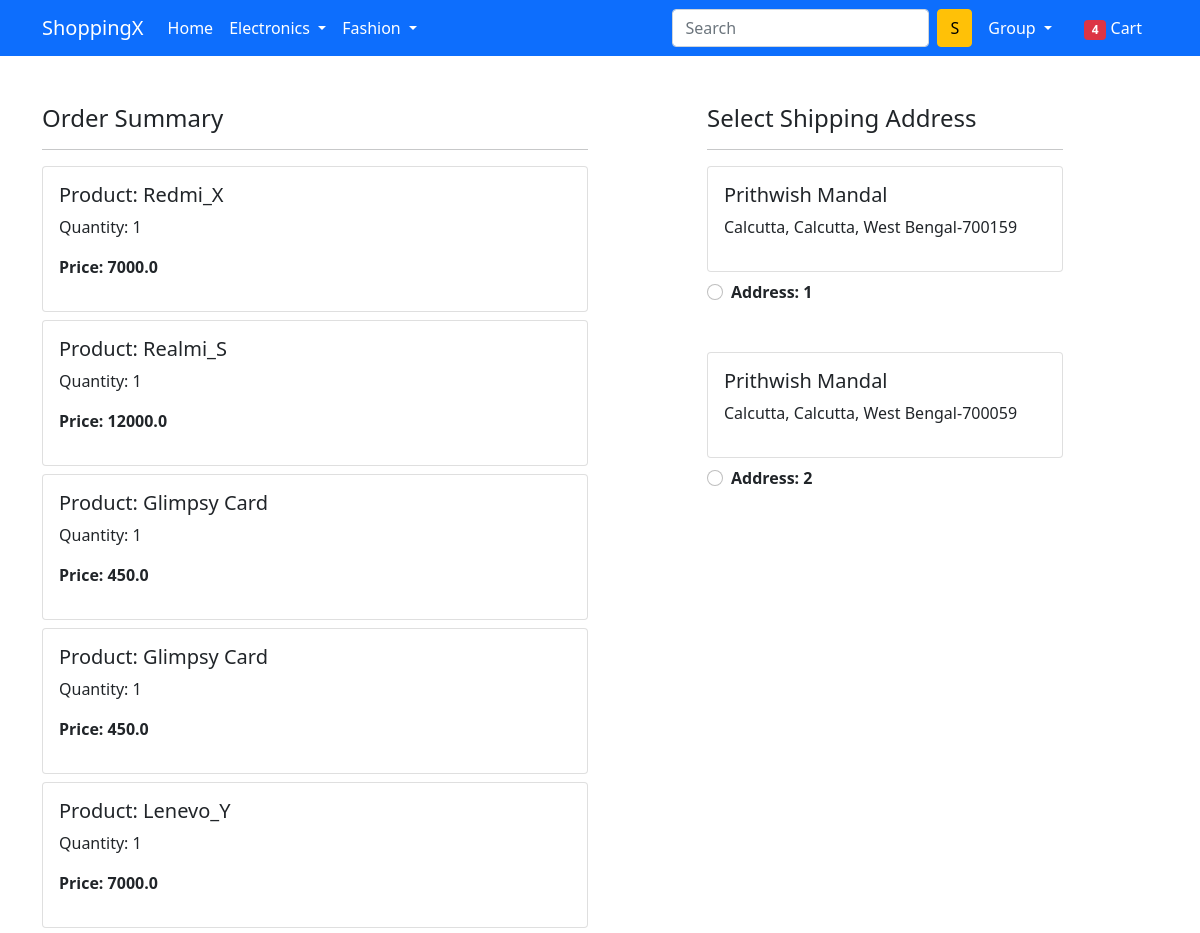
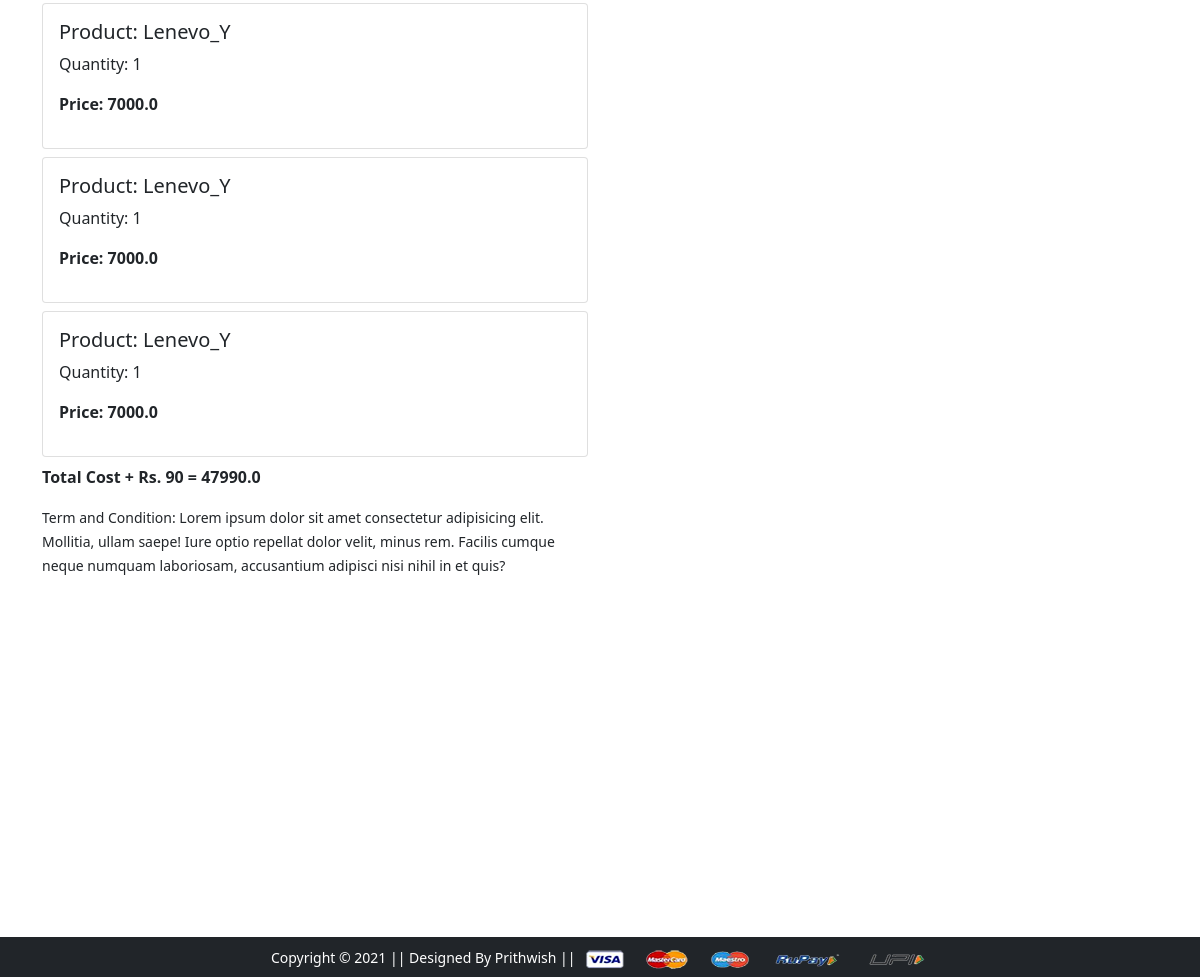
The app's page /buy-now/ (signed in) with its own data (2 pictures, top to bottom).
### app/models.py (models this page shows, shortened)
class Buy(models.Model):
    user = models.ForeignKey(User, on_delete=models.CASCADE)
    product = models.ForeignKey(Product, on_delete=models.CASCADE)
    quantity = models.PositiveIntegerField(default=1)
    def __str__(self):
        return str(self.id)
    @property
    def total_cost(self):
        return self.quantity * self.product.discount_price

class Product(models.Model):
    title = models.CharField(max_length=100)
    selling_price = models.FloatField()
    discount_price = models.FloatField()
    description = models.CharField(max_length=20)
    brand = models.CharField(max_length=20)
    category = models.CharField(choices=CATEGORY_CHOICES, max_length=4)
    product_image = models.ImageField(upload_to='productimg')

class Customer(models.Model):
    user = models.ForeignKey(User, on_delete=models.CASCADE)
    name = models.CharField(max_length=20)
    locality = models.CharField(max_length=20)
    city = models.CharField(max_length=20)
    zipcode = models.IntegerField()
    state = models.CharField(choices=STATE_CHOICES, max_length=50)

### app/views.py (the view)
# urls.py: path('buy-now/', views.buy_now, name='buy-now'),
@login_required
def buy_now(request):
    user = request.user
    add = Customer.objects.filter(user=user)
    buy_items = Buy.objects.filter(user=user)
    amount = 0.0
    shipping_amount=90.0
    buy_product = [p for p in Buy.objects.all() if p.user==request.user]
    print(buy_product)
    if buy_product:
        for p in buy_product:
            tempamount = p.product.discount_price
            amount += tempamount
        totalamount=amount+shipping_amount
    return render(request, 'app/buynow.html', {'add':add, 'totalamount':totalamount, 'buy_items':buy_items})

### app/templates/app/buynow.html (shortened to what this page needs)
{% extends 'app/base.html' %}
{% load static %}
{% block main-content %}
<div class="container">
 <div class="row mt-5">
  <div class="col-sm-6">
    <h4>Order Summary</h4>
    <hr>
	{% for item in buy_items %}
      <div class="card mb-2">
        <div class="card-body">
          <h5>Product: {{item.product.title}}</h5>
          <p>Quantity: {{item.quantity}}</p>
          <p class="fw-bold">Price: {{item.total_cost}}</p>
        </div>
      </div>
	  {% endfor %}
	  <p class="fw-bold">Total Cost + Rs. 90 = {{totalamount}}</p>
    <small>Term and Condition: Lorem ipsum dolor sit amet consectetur adipisicing elit. Mollitia, ullam saepe! Iure optio repellat dolor velit, minus rem. Facilis cumque neque numquam laboriosam, accusantium adipisci nisi nihil in et quis?</small>
  </div>
  <div class="col-sm-4 offset-sm-1">
    <h4>Select Shipping Address</h4>
    <hr>
    <form action="/paymentdone" id="myform">
	{% for ad in add %}
      <div class="card">
        <div class="card-body">
        <h5>{{ad.name}}</h5>
        <p>{{ad.locality}}, {{ad.city}}, {{ad.state}}-{{ad.zipcode}}</p>
        </div>
      </div>
        <div class="form-check mt-2 mb-5">
          <input class="form-check-input" type="radio" name="custid" id="custad{{forloop.counter}}" value="{{ad.id}}">
          <label class="form-check-label fw-bold" for="custad{{forloop.counter}}">
            Address: {{forloop.counter}} </label>
        </div>
		{% endfor %}
      </form>
    </div>
  </div>
</div>
<br>
<br>
<br>
<br>
<br>
<br>
<br>
<br>
<br>
{% endblock main-content %}

### app/templates/app/base.html (shortened to what this page needs)
<!doctype html>
{% load static %}
<html lang="en">
  <head>
    <link href="https://cdn.jsdelivr.net/npm/bootstrap@5.0.0-beta1/dist/css/bootstrap.min.css" rel="stylesheet">
    <link rel="stylesheet" href="{% static 'app/css/owl.carousel.min.css' %}">
    <link rel="stylesheet" href="{% static 'app/css/all.min.css' %}">
    <link rel="stylesheet" href="{% static 'app/css/style.css' %}">
  </head>
  <body>
    <nav class="navbar navbar-expand-lg navbar-dark bg-primary">
     <div class="container">
       <a class="navbar-brand" href="/">ShoppingX</a>
       <div class="collapse navbar-collapse" id="navbarSupportedContent">
         <ul class="navbar-nav me-auto mb-2 mb-lg-0">
           <li class="nav-item">
             <a class="nav-link active" aria-current="page" href="/">Home</a>
           </li>
           <li class="nav-item dropdown">
             <a class="nav-link dropdown-toggle text-white" href="#" id="electronicsDropdown" role="button" data-bs-toggle="dropdown" aria-expanded="false">
               Electronics
             </a>
           </li>
           <li class="nav-item dropdown">
             <a class="nav-link dropdown-toggle text-white" href="#" id="fashionDropdown" role="button" data-bs-toggle="dropdown" aria-expanded="false">
               Fashion
             </a>
           </li>
         </ul>
         <form class="d-flex" action="{% url 'search_options' %}">
           <input class="form-control me-2"  type="search" placeholder="Search" name="developer" id="developer" aria-label="Search">
           <button class="btn btn-warning" type="submit">S</button>
         </form>
         <div>
          <ul class="navbar-nav me-auto mb-2 mb-lg-0">
			{% if request.user.is_authenticated %}
           <li class="nav-item dropdown mx-2">
              <a class="nav-link dropdown-toggle text-white" href="#" id="profileDropdown" role="button" data-bs-toggle="dropdown" aria-expanded="false">
                {{request.user.username|capfirst}}
              </a>
            </li>
            <li class="nav-item mx-2">
             <a href="{% url 'showcart' %}" class="nav-link text-white"><span class="badge bg-danger">4</span> Cart </a>
            </li>
			{% endif %}
          </ul>
         </div>
       </div>
     </div>
	 <br>
    </nav>
    {% block main-content %} {% endblock main-content %}
	<br>
<br>
<br>
<br>
    <footer class="container-fluid bg-dark text-center p-2 mt-5">
        <small class="text-white">Copyright &copy; 2021 || Designed By Prithwish || </small>
        <img src="{% static 'app/images/payment.png' %}" alt="" srcset="" class="img-fluid" height="2px">
    </footer>
  </body>
</html>

### records on screen
Buy: product "Redmi_X", quantity "1", total_cost "7000.0"
Buy: product "Realmi_S", quantity "1", total_cost "12000.0"
Buy: product "Glimpsy Card", quantity "1", total_cost "450.0"
Buy: product "Glimpsy Card", quantity "1", total_cost "450.0"
Buy: product "Lenevo_Y", quantity "1", total_cost "7000.0"
Buy: product "Lenevo_Y", quantity "1", total_cost "7000.0"
Buy: product "Lenevo_Y", quantity "1", total_cost "7000.0"
Buy: product "Lenevo_Y", quantity "1", total_cost "7000.0"
Customer: name "Prithwish Mandal", locality "Calcutta", city "Calcutta", state "West Bengal", zipcode "700159"
Customer: name "Prithwish Mandal", locality "Calcutta", city "Calcutta", state "West Bengal", zipcode "700059"

### other values on screen
{{ request.user.username|capfirst }} "Group"
{{ totalamount }} "47990.0"
